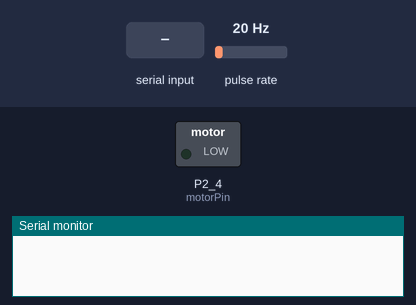
Bench run of a sketch on a simulated TI MSP430 LaunchPad. On the bench: switched loads named in the sketch (green lamp = pin HIGH), the last lines printed to the serial monitor. Wiring (inferred from the names in the program): pulse sensor: data P2_5. The inputs (shaded band) are chosen by the test bench; at power-on: pulse rate 20 Hz.

Above: at 1.2 s.
1.3 s: "90,45\n" received over Serial
At 5.7 s:
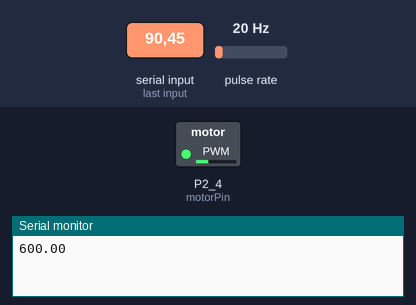
Timing chart, 0 to 27.8 s (numbered marks = the images above; inputs shaded):
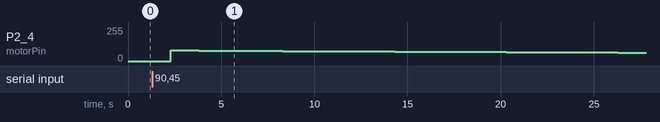

Measured:
- after the input at 1.3 s, P2_4 (motorPin): 0/255 → 79/255 after 1.0 s, → 78/255 1.5 s later, → 77/255 1.5 s later, → 76/255 1.5 s later, … (17 changes in this stretch)

The sketch:

MixingCode.ino
```cpp
// Program to take input over Serial and then write this as an analogue output for the motor

#define sensorPin P2_5
#define motorPin P2_4

float rpm = 0;
float rpmInput = 0;
int pwmValue = 0;
volatile int rpmCounter = 0;
unsigned long rpmLastReading = 0, rpmLastOutput = 0;
const unsigned long rpmSampleTime = 1500;

void setup()
{
  Serial.begin(9600);
  pinMode(sensorPin, INPUT);
  pinMode(motorPin, OUTPUT);
  attachInterrupt(sensorPin, rpmInterrupt, FALLING);
}

void loop()
{
  while (Serial.available()) // Grab input from Serial monitor sent by UI program
  {
    float input = Serial.parseFloat(); // TODO: Might need to check for prefix here.
    if (input == 0)
    {
      rpmInput = 0;
      pwmValue = 0;
    }
    if (input >= 500 && input <= 1500)
    {
      rpmInput = input;
    }
    pwmValue = getPWMEstimate(rpmInput);
  }

  int timer = abs(millis());
  if (abs(timer - rpmLastReading) >= rpmSampleTime) { // Enough time has passed to sample RPM
    detachInterrupt(sensorPin);    //Disable interrupt when calculating
    rpmLastReading = timer;
    rpm = (60000.0 / rpmSampleTime) * (float(rpmCounter) / 2); // 2 interrupts per rotation
    if (rpm < rpmInput)
    {
      pwmValue += 1;
    }
    if (rpm > rpmInput)
    {
      pwmValue -= 1;
    }
    rpmCounter = 0;

    attachInterrupt(sensorPin, rpmInterrupt, FALLING);
  }
  if (abs(timer - rpmLastOutput) >= 5000) {
    Serial.println(rpm);
    rpmLastOutput = timer;
  }

  if (millis() < rpmLastReading) // Handle overflow
  {
    rpmLastReading = 0;
  }

  analogWrite(motorPin, pwmValue);
}

int getPWMEstimate(float rpmInput) // Get a rough estimate of the correct PWM value
{
  float m = (1500 - 500) / (230 - 130);
  int pwmEstimate = 130 + ((rpmInput - 500) / m);
  return pwmEstimate;
}

void rpmInterrupt()
{
  rpmCounter++;
}
```
